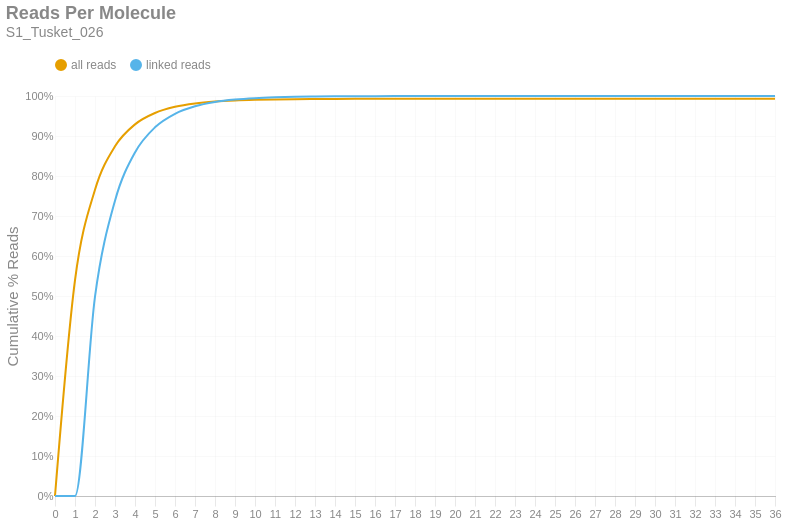

The notebook cell saved with this chart:
### Markdown cell above
### Reads per Molecule
This chart shows the cumulative distribution of the number of reads per linked molecule. That is, how many alignments are associated with a unique molecule. This excludes the number of reads associated with invalid or absent linked-read barcodes. The `linked` histogram is the percentages recalculated when disregarding singletons.

### Code cell
if SKIPLR:
    print_html(f"Skipped")
else:
    counts = np.bincount(valids['reads'].cast(pl.Int64).to_numpy())
    weighted = counts * np.arange(len(counts))
    all_perc = weighted / n_reads
    linked_perc = weighted / n_linked_reads
    linked_perc[1] = 0
    binned_df = pl.DataFrame({
        'readsper': list(range(len(counts))),
        'all reads (cumsum)': np.cumsum(all_perc).tolist(),
        'linked reads (cumsum)': np.cumsum(linked_perc).tolist(),
    })

    with SafeRender(binned_df):
        (
            density_plot(binned_df, 'Reads Per Molecule', samplename, 'readspmol')
            .encode(
                x=alt.X('readsper:O', title=None).axis(labelAngle=0).scale(padding=0),
                y=alt.Y('value:Q', title='Cumulative % Reads').axis(format='%').stack(False),
                color=alt.Color("key:N").scale(domain=["all reads", "linked reads"]),
                tooltip=[
                    alt.Tooltip("key:N", title="Data Type"),
                    alt.Tooltip("readsper:O", title="Reads Per Molecule"),
                    alt.Tooltip("value:Q", format=".2%", title="% Reads (Cum.)")
                ]            
            )
        ).display()

### Figure 1 — Vega-Lite specification as saved in the notebook (floating-point values rounded to 4 significant figures)
{"width": "container", "height": 400, "config": {"title": {"anchor": "start", "dy": -15, "fontSize": 18, "color": "#888888", "subtitleColor": "#888888", "subtitleFontSize": 14}, "arc": {"fill": "#0072B2"}, "axis": {"domainColor": "#888888", "domainWidth": 0.5, "gridWidth": 0.2, "grid": false, "titleFontWeight": 400, "titleFontSize": 15, "labelFontSize": 11, "labelColor": "#888888", "tickColor": "#888888", "tickWidth": 0.2, "titleColor": "#888888"}, "axisBand": {"grid": false}, "axisX": {"grid": true, "tickSize": 10, "domainCap": "round"}, "axisY": {"domain": false, "grid": true, "tickSize": 0, "domainCap": "round"}, "background": "transparent", "header": {"labelFontSize": 15, "labelColor": "#888888", "titleFontSize": 15, "titleFontWeight": 600, "titleColor": "#888888"}, "legend": {"labelFont": "sans-serif", "labelFontSize": 12, "labelColor": "#888888", "symbolSize": 100, "symbolType": "circle", "titleFontSize": 12, "titlePadding": 10, "titleColor": "#888888", "title": null, "orient": "top"}, "range": {"category": ["#E69F00", "#56B4E9", "#009E73", "#F0E442", "#0072B2", "#D55E00", "#CC79A7", "#000000"], "diverging": ["#cfe8f3", "#a2d4ec", "#73bfe2", "#46abdb", "#1696d2", "#12719e"]}, "area": {"fill": "#0072B2", "fillOpacity": 0.7, "line": true, "strokeOpacity": 0.7}, "line": {"color": "#0072B2", "stroke": "#0072B2", "strokeWidth": 2}, "trail": {"color": "#0072B2", "stroke": "#0072B2", "strokeWidth": 0, "size": 1}, "point": {"filled": true, "fillOpacity": 1.0, "size": 95}, "text": {"color": "#888888", "fontSize": 11, "align": "right", "fontWeight": 400, "size": 11}, "bar": {"fill": "#0072B2", "stroke": null}, "view": {"stroke": null, "continuousWidth": 660, "continuousHeight": 400}}, "data": {"name": "data-e36cafb20bf819948c6dee7014d91eb1"}, "mark": {"type": "line", "interpolate": "monotone", "point": {"opacity": 0, "size": 275}}, "encoding": {"color": {"field": "key", "scale": {"domain": ["all reads", "linked reads"]}, "type": "nominal"}, "tooltip": [{"field": "key", "title": "Data Type", "type": "nominal"}, {"field": "readsper", "title": "Reads Per Molecule", "type": "ordinal"}, {"field": "value", "format": ".2%", "title": "% Reads (Cum.)", "type": "quantitative"}], "x": {"axis": {"labelAngle": 0}, "field": "readsper", "scale": {"padding": 0}, "title": null, "type": "ordinal"}, "y": {"axis": {"format": "%"}, "field": "value", "stack": false, "title": "Cumulative % Reads", "type": "quantitative"}}, "params": [{"name": "param_c36ac31b6afebe62", "select": {"type": "point", "fields": ["key"]}, "bind": "legend"}], "title": {"text": "Reads Per Molecule", "subtitle": "S1_Tusket_026"}, "transform": [{"fold": ["all reads (cumsum)", "linked reads (cumsum)"]}, {"calculate": "replace(datum.key, ' (cumsum)', '')", "as": "key"}, {"filter": {"param": "param_c36ac31b6afebe62"}}], "usermeta": {"embedOptions": {"downloadFileName": "S1_Tusket_026.readspmol"}}, "$schema": "https://vega.github.io/schema/vega-lite/v6.1.0.json", "datasets": {"data-e36cafb20bf819948c6dee7014d91eb1": [{"readsper": 0, "all reads (cumsum)": 0.0, "linked reads (cumsum)": 0.0}, {"readsper": 1, "all reads (cumsum)": 0.5394, "linked reads (cumsum)": 0.0}, {"readsper": 2, "all reads (cumsum)": 0.7656, "linked reads (cumsum)": 0.4986}, {"readsper": 3, "all reads (cumsum)": 0.8743, "linked reads (cumsum)": 0.7383}, {"readsper": 4, "all reads (cumsum)": 0.9291, "linked reads (cumsum)": 0.859}, {"readsper": 5, "all reads (cumsum)": 0.9576, "linked reads (cumsum)": 0.9217}, {"readsper": 6, "all reads (cumsum)": 0.9729, "linked reads (cumsum)": 0.9555}, {"readsper": 7, "all reads (cumsum)": 0.9814, "linked reads (cumsum)": 0.9743}, {"readsper": 8, "all reads (cumsum)": 0.9863, "linked reads (cumsum)": 0.9849}, {"readsper": 9, "all reads (cumsum)": 0.989, "linked reads (cumsum)": 0.991}, {"readsper": 10, "all reads (cumsum)": 0.9906, "linked reads (cumsum)": 0.9945}, {"readsper": 11, "all reads (cumsum)": 0.9916, "linked reads (cumsum)": 0.9966}, {"readsper": 12, "all reads (cumsum)": 0.9921, "linked reads (cumsum)": 0.9979}, {"readsper": 13, "all reads (cumsum)": 0.9924, "linked reads (cumsum)": 0.9986}, {"readsper": 14, "all reads (cumsum)": 0.9927, "linked reads (cumsum)": 0.9991}, {"readsper": 15, "all reads (cumsum)": 0.9928, "linked reads (cumsum)": 0.9994}, {"readsper": 16, "all reads (cumsum)": 0.9929, "linked reads (cumsum)": 0.9996}, {"readsper": 17, "all reads (cumsum)": 0.993, "linked reads (cumsum)": 0.9998}, {"readsper": 18, "all reads (cumsum)": 0.993, "linked reads (cumsum)": 0.9999}, {"readsper": 19, "all reads (cumsum)": 0.993, "linked reads (cumsum)": 0.9999}, {"readsper": 20, "all reads (cumsum)": 0.993, "linked reads (cumsum)": 0.9999}, {"readsper": 21, "all reads (cumsum)": 0.9931, "linked reads (cumsum)": 0.9999}, {"readsper": 22, "all reads (cumsum)": 0.9931, "linked reads (cumsum)": 1.0}, {"readsper": 23, "all reads (cumsum)": 0.9931, "linked reads (cumsum)": 1.0}, {"readsper": 24, "all reads (cumsum)": 0.9931, "linked reads (cumsum)": 1.0}, {"readsper": 25, "all reads (cumsum)": 0.9931, "linked reads (cumsum)": 1.0}, {"readsper": 26, "all reads (cumsum)": 0.9931, "linked reads (cumsum)": 1.0}, {"readsper": 27, "all reads (cumsum)": 0.9931, "linked reads (cumsum)": 1.0}, {"readsper": 28, "all reads (cumsum)": 0.9931, "linked reads (cumsum)": 1.0}, {"readsper": 29, "all reads (cumsum)": 0.9931, "linked reads (cumsum)": 1.0}, {"readsper": 30, "all reads (cumsum)": 0.9931, "linked reads (cumsum)": 1.0}, {"readsper": 31, "all reads (cumsum)": 0.9931, "linked reads (cumsum)": 1.0}, {"readsper": 32, "all reads (cumsum)": 0.9931, "linked reads (cumsum)": 1.0}, {"readsper": 33, "all reads (cumsum)": 0.9931, "linked reads (cumsum)": 1.0}, {"readsper": 34, "all reads (cumsum)": 0.9931, "linked reads (cumsum)": 1.0}, {"readsper": 35, "all reads (cumsum)": 0.9931, "linked reads (cumsum)": 1.0}, {"readsper": 36, "all reads (cumsum)": 0.9931, "linked reads (cumsum)": 1.0}]}}
